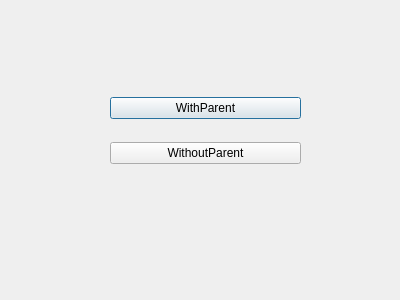
<?xml version="1.0" encoding="UTF-8"?>
<ui version="4.0">
 <class>Dialog</class>
 <widget class="QDialog" name="Dialog">
  <property name="geometry">
   <rect>
    <x>0</x>
    <y>0</y>
    <width>400</width>
    <height>300</height>
   </rect>
  </property>
  <property name="windowTitle">
   <string>Dialog</string>
  </property>
  <widget class="QWidget" name="">
   <property name="geometry">
    <rect>
     <x>110</x>
     <y>80</y>
     <width>191</width>
     <height>101</height>
    </rect>
   </property>
   <layout class="QVBoxLayout" name="verticalLayout">
    <item>
     <widget class="QPushButton" name="btnWithParent">
      <property name="text">
       <string>WithParent</string>
      </property>
     </widget>
    </item>
    <item>
     <widget class="QPushButton" name="btnWithoutParent">
      <property name="text">
       <string>WithoutParent</string>
      </property>
     </widget>
    </item>
   </layout>
  </widget>
 </widget>
 <resources/>
 <connections/>
</ui>
